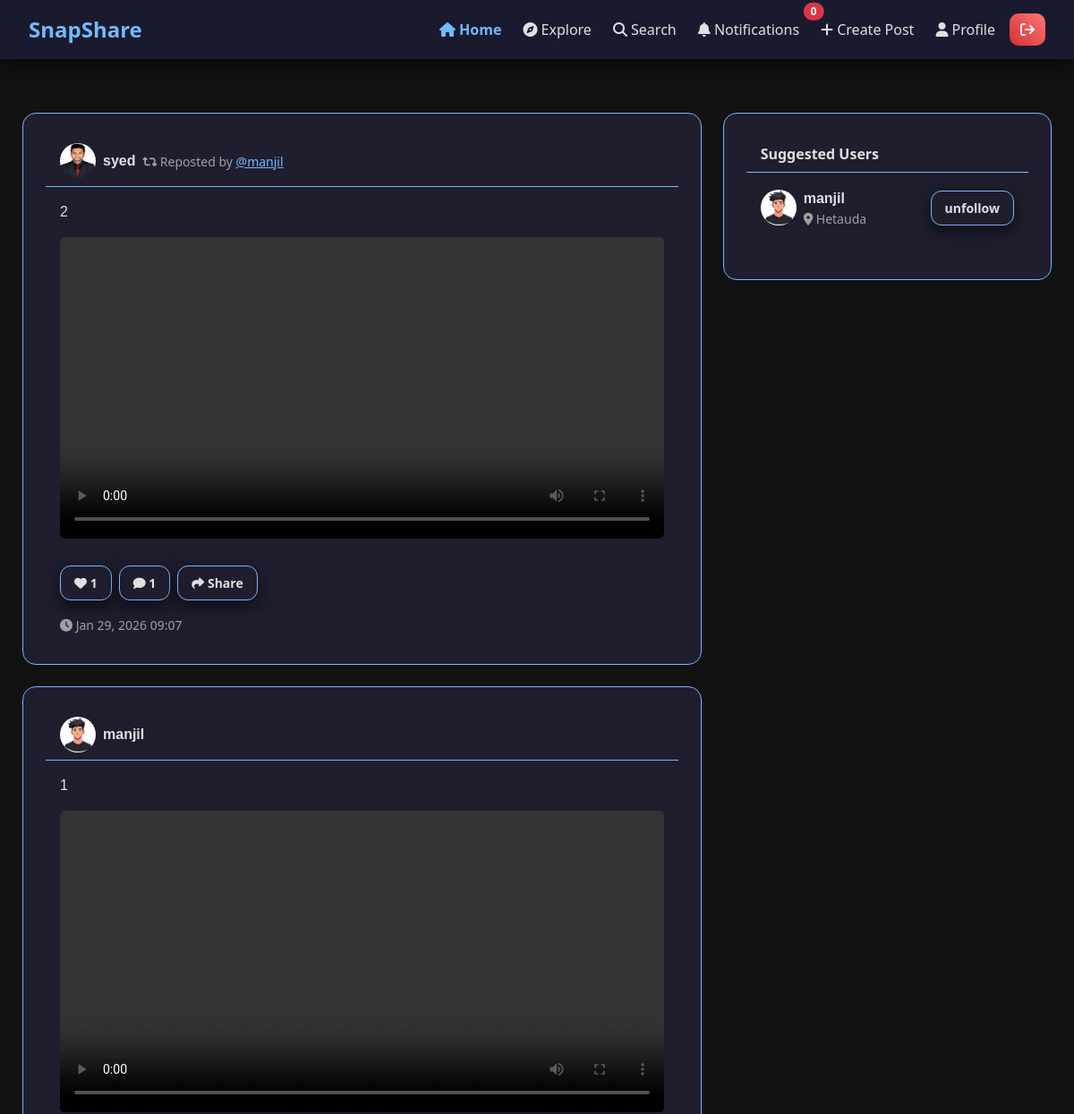
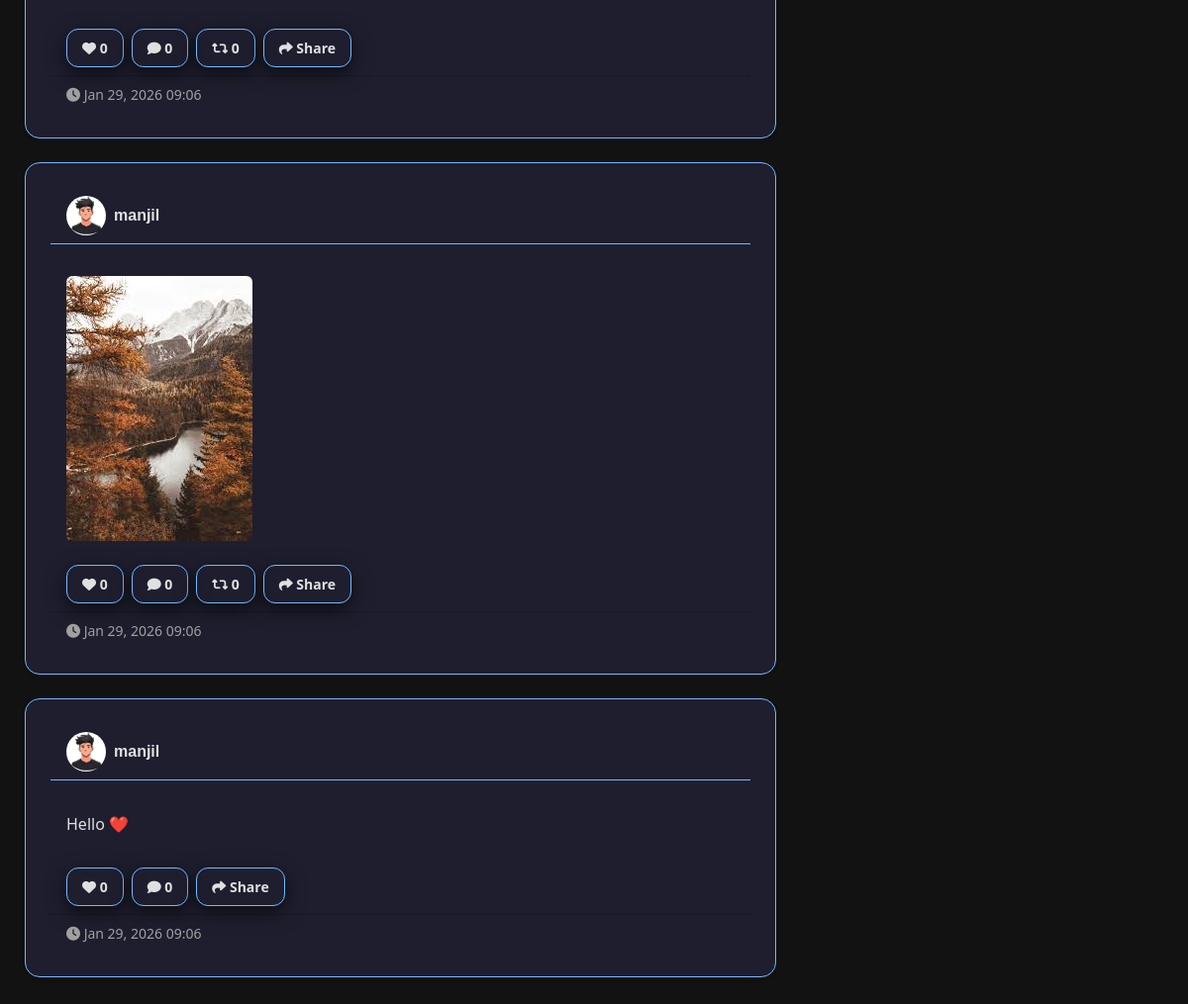
Screenshot of / (signed in) with the database file from the repository (2 pictures, top to bottom).
### userauth/models.py (models this page shows, shortened)
class Post(models.Model):
    POST_TYPES = (
        ('text', 'Text'),
        ('image', 'Image'),
        ('video', 'Video'),
    )
    id = models.UUIDField(primary_key=True, default=uuid.uuid4, editable=False)
    user = models.ForeignKey(User, on_delete=models.CASCADE)
    caption = models.TextField(blank=True)
    text_content = models.TextField(blank=True, null=True)
    image = models.ImageField(upload_to='post_images/', blank=True, null=True)
    video = models.FileField(upload_to='post_videos/', blank=True, null=True)
    post_type = models.CharField(max_length=10, choices=POST_TYPES, default='text')
    allow_repost = models.BooleanField(default=True)
    no_of_likes = models.IntegerField(default=0)
    no_of_comments = models.IntegerField(default=0)
    no_of_reposts = models.IntegerField(default=0)
    created_at = models.DateTimeField(auto_now_add=True)
    is_active = models.BooleanField(default=True)
    def liked_by_user(self, user):
        return LikePost.objects.filter(post=self, user=user).exists()
    def comments_count(self):
        return self.comments.count()
    def reposted_by_user(self, user):
        return self.reposts.filter(user=user).exists()

class Profile(models.Model):
    user = models.OneToOneField(User, on_delete=models.CASCADE)
    bio = models.TextField(blank=True,default='')
    fb = models.CharField(max_length=100, blank=True,default='')
    insta = models.CharField(max_length=100, blank=True,default='')
    twitter = models.CharField(max_length=100, blank=True,default='')
    linkedin = models.CharField(max_length=100, blank=True,default='')
    profileimg = models.ImageField(upload_to='profile_images',default='blank-profile-picture.png')
    location = models.CharField(max_length=100, blank=True,default='')
    is_completed = models.BooleanField(default=False)

class PostImage(models.Model):
    post = models.ForeignKey(Post, on_delete=models.CASCADE, related_name='images')
    image = models.ImageField(upload_to='post_images/')
    is_active = models.BooleanField(default=True)

### userauth/views.py (the view)
# urls.py: 2. Add a URL to urlpatterns:  path('', views.home, name='home')
@login_required(login_url='/login/')
def home(request):
    profile, created = Profile.objects.get_or_create(user=request.user)
    following_user_ids = Followers.objects.filter(
        follower=request.user
    ).values_list('user_id', flat=True)
    following_users = User.objects.filter(id__in=following_user_ids)
    posts = Post.objects.filter(user__in=following_users, is_active=True).prefetch_related(
        Prefetch('images', queryset=PostImage.objects.filter(is_active=True))
    ).order_by('-created_at')
    for post in posts:
            if post.images.exists():
                active_images = post.images.filter(is_active=True)
            elif post.image:
                class DummyImage:
                    def __init__(self, image):
                        self.image = image
                active_images = [DummyImage(post.image)]
            else:
                active_images = []
            post.active_images = active_images
            post.first_active_image = active_images[0] if active_images else None
            post.has_images = bool(active_images)
            post.text_content = post.text_content or ""
            post.caption = post.caption or ""
            post.liked = post.liked_by_user(request.user)
            post.comment_count = post.comments_count()
            post.reposted = post.reposted_by_user(request.user)
    reposts = Repost.objects.filter(user__in=following_users,original_post__is_active=True).select_related('original_post')
    reposts_as_posts = []
    for r in reposts:
        original_post = r.original_post
        active_images = original_post.images.filter(is_active=True)
        original_post.active_images = active_images
        original_post.first_active_image = active_images.first() if active_images.exists() else None
        original_post.has_images = active_images.exists()
        p = deepcopy(original_post)
        p.is_repost = True
        p.reposted_by = r.user
        p.repost_of = original_post
        p.no_of_reposts = original_post.reposts.filter(original_post__is_active=True).count()
        reposts_as_posts.append(p)
    from itertools import chain
    feed_items = sorted(
        chain(posts, reposts_as_posts),
        key=lambda x: x.created_at,
        reverse=True
    )
    comments = Comments.objects.all()
    suggested_users = User.objects.filter(
        profile__location=profile.location
    ).exclude(
        id=request.user.id
    ).exclude(
        is_staff=True
    )[:5]
    for p in feed_items:
        p.liked = LikePost.objects.filter(
            post=p,
            user=request.user
        ).exists()
        p.comment_count = Comments.objects.filter(
            post=p
        ).count()
        p.reposted = Repost.objects.filter(original_post=p, user=request.user).exists()
        p.commented = Comments.objects.filter(
            post=p,
            user=request.user
        ).exists()
    for u in suggested_users:
        if Followers.objects.filter(
            follower=request.user,
            user=u
        ).exists():
            u.follow_status = "unfollow"
        else:
            u.follow_status = "follow"
    context = {
        "page": "Home",
        "profile": profile,
        "posts": posts,
        "feed_items": feed_items,
        "comments": comments,
        "suggested_users": suggested_users,
    }
    return render(request, 'home.html', context)

### userauth/context_processors.py (called while the page is built)
def notifications(request):
    unread_count = 0
    unread_notifications = []
    if request.user.is_authenticated:
        unread_notifications = request.user.notifications.filter(read=False).order_by('-created_at')[:10]
        unread_count = unread_notifications.count()
    return {
        'unread_notifications': unread_notifications,
        'unread_count': unread_count
    }

### userauth/templates/home.html (shortened to what this page needs)
{% extends 'base.html' %}
{% block content %}
<div class="mt-4">
  <div class="row">
    <div class="col-12 col-md-8">
      {% for pos in feed_items %}
      <div class="card shadow-sm mb-4">
        <div class="card-header d-flex align-items-center">
          <img src="{{ pos.user.profile.profileimg.url }}" class="rounded-circle me-2" width="40" height="40">
          <a href="/profile/{{ pos.user.username }}" class="fw-bold text-decoration-none text">
            {{ pos.user.username }}
          </a>
          {% if pos.is_repost %}
          <small class="ms-2 text-footer">
            <i class="fa-solid fa-retweet"></i>
            Reposted by <a href="/profile/{{ pos.reposted_by.username }}">@{{ pos.reposted_by.username }}</a>
          </small>
          {% endif %}
        </div>
        <div class="card-body">
          <p class="text">{{ pos.caption }}</p>
          {% with post_to_show=pos.repost_of|default:pos %}
          {% if post_to_show.has_images %}
          {% if post_to_show.active_images|length > 1 %}
          <div id="carousel{{ pos.id }}" class="carousel slide mb-2" data-bs-ride="carousel">
            <div class="carousel-inner">
              {% for img in post_to_show.active_images %}
              <div class="carousel-item {% if forloop.first %}active{% endif %}">
                <img src="{{ img.image.url }}" class="d-block w-100 rounded">
              </div>
              {% endfor %}
            </div>
            <button class="carousel-control-prev" type="button" data-bs-target="#carousel{{ pos.id }}"
              data-bs-slide="prev">
              <span class="carousel-control-prev-icon" aria-hidden="true" style="background-color: #74b9ff;"></span>
              <span class="visually-hidden">Previous</span>
            </button>
            <button class="carousel-control-next" type="button" data-bs-target="#carousel{{ pos.id }}"
              data-bs-slide="next">
              <span class="carousel-control-next-icon" aria-hidden="true" style="background-color: #74b9ff;"></span>
              <span class="visually-hidden">Next</span>
            </button>
          </div>
          {% else %}
          <img src="{{ post_to_show.first_active_image.image.url }}" class="img-fluid rounded mb-2">
          {% endif %}
          {% endif %}
          {% if post_to_show.video %}
          <video class="w-100 rounded mb-2" autoplay loop controls>
            <source src="{{ post_to_show.video.url }}">
          </video>
          {% endif %}
          {% if post_to_show.text_content %}
          <p>{{ post_to_show.text_content }}</p>
          {% endif %}
          {% endwith %}
        </div>
        <div class="d-flex gap-2 px-3 pb-2">
          <a href="/like-post?post_id={{ pos.id }}"
            class="btn btn-sm {% if pos.liked %}btn-primary{% else %}btn-outline-primary{% endif %}">
            <i class="fa-solid fa-heart"></i> {{ pos.no_of_likes }}
          </a>
          <button class="btn btn-sm btn-outline-primary" data-bs-toggle="collapse"
            data-bs-target="#comment{{ pos.id }}">
            <i class="fa-solid fa-comment"></i> {{ pos.comment_count }}
          </button>
          {% if pos.allow_repost and not pos.repost_of %}
          <a href="{% url 'repost' pos.id %}"
            class="btn btn-sm {% if pos.reposted %}btn-primary{% else %}btn-outline-primary{% endif %}">
            <i class="fa-solid fa-retweet"></i> {{ pos.no_of_reposts }}
          </a>
          {% endif %}
          <button class="btn btn-sm btn-outline-primary"
            onclick="sharePost('{{ request.build_absolute_uri }}/post/{{ pos.id }}')">
            <i class="fa-solid fa-share"></i> Share
          </button>
        </div>
        <div class="card-footer text-footer small">
          <i class="fa-solid fa-clock"></i> {{ pos.created_at|date:"M d, Y H:i" }}
        </div>
      </div>
      {% empty %}
      <div class="text-center">
        <h4>Welcome {{ user.username }} 👋</h4>
        <p>No posts yet. <a href="/create_post/">Create one</a></p>
      </div>
      {% endfor %}
    </div>
    <div class="col-12 col-md-4">
      <div class="card shadow-sm">
        <div class="card-header"><strong>Suggested Users</strong></div>
        <div class="card-body">
          {% for user in suggested_users %}
          <div class="d-flex justify-content-between align-items-center mb-3">
            <div class="d-flex align-items-center">
              <img src="{{ user.profile.profileimg.url }}" class="rounded-circle me-2" width="40" height="40">
              <div>
                <a href="/profile/{{ user.username }}" class="fw-bold text-decoration-none text">{{ user.username }}</a>
                <small class="text-footer d-block"><i class="fa-solid fa-location-dot"></i> {{ user.profile.location   }}</small>
              </div>
            </div>
            {% if request.user.username != user.username %}
            <form method="POST" action="/follow/">
              <button
                class="btn btn-sm {% if user.follow_status == 'follow' %}btn-primary{% else %}btn-outline-primary{% endif %}">{{ user.follow_status }}</button>
            </form>
            {% else %}
            <button class="btn btn-sm btn-secondary" disabled>It's You</button>
            {% endif %}
          </div>
          {% empty %}
          <p class="text-footer">No suggestions</p>
          {% endfor %}
        </div>
      </div>
    </div>
  </div>
</div>
{% endblock %}

### userauth/templates/base.html (shortened to what this page needs)
<!DOCTYPE html>
<html lang="en">
<head>
  <link href="https://cdn.jsdelivr.net/npm/bootstrap@5.3.2/dist/css/bootstrap.min.css" rel="stylesheet">
  <link href="https://cdnjs.cloudflare.com/ajax/libs/font-awesome/6.4.0/css/all.min.css" rel="stylesheet">
  {% load static %}
  <link rel="stylesheet" href="{% static 'style.css' %}">
</head>
<body class="light-mode">
  <nav class="navbar navbar-expand-lg fixed-top bg-light">
    <div class="container-fluid">
      <a class="navbar-brand fw-bold logo" href="/">SnapShare</a>
      <div class="collapse navbar-collapse" id="navbarNav">
        <ul class="navbar-nav ms-auto align-items-center">
          {% if user.is_authenticated %}
          <li class="nav-item">
            <a class="nav-link me-2 {% if request.path == '/' %}active{% endif %}" href="/">
              <i class="fa-solid fa-house"></i> Home
            </a>
          </li>
          <li class="nav-item">
            <a class="nav-link me-2 {% if request.path == '/explore/' %}active{% endif %}" href="/explore/">
              <i class="fa-solid fa-compass"></i> Explore
            </a>
          </li>
          <li class="nav-item">
            <a class="nav-link me-2 {% if request.path == '/search/' %}active{% endif %}" href="/search/">
              <i class="fa-solid fa-magnifying-glass"></i> Search
            </a>
          </li>
          <li class="nav-item dropdown position-relative">
            <a class="nav-link me-2 {% if request.path == '/notifications/' %}active{% endif %}" href="/notifications/"
              id="notifBell">
              <i class="fa-solid fa-bell"></i>
              <span id="notifCount"
                class="position-absolute top-0 start-100 translate-middle badge rounded-pill bg-danger">
                {{ unread_count }}
              </span>
              Notifications
            </a>
          </li>
          <li class="nav-item">
            <a class="nav-link me-2 " href="/create_post/">
              <i class="fa-solid fa-plus"></i> Create Post
            </a>
          </li>
          <li class="nav-item">
          <li class="nav-item"> <a
              class="nav-link me-2 {% if request.resolver_match.url_name == 'profile' %}active{% endif %}"
              href="/profile/{{ user.username }}/"> <i class="fa-solid fa-user"></i> Profile </a> </li>
          <li class="nav-item">
            <a href="/logout/" class="btn btn-danger">
              <i class="fa-solid fa-arrow-right-from-bracket"></i>
            </a>
          </li>
          {% endif %}
        </ul>
      </div>
    </div>
  </nav>
  <div id="toast-container" class="position-fixed top-0 end-0 p-3" style="z-index: 2000;"></div>
  <main class="main mt-5 pt-4">
    {% block content %}
    {% endblock %}
  </main>
</body>
</html>

### userauth/static/style.css (style rules this page uses)
:root { --bg: #121212; --text: #e0e0e0; --card-bg: #1e1e2f; --navbar-bg: #1a1a2e; --footer-bg: #1a1a2e; --link: #74b9ff; --link-hover: #74b9ff; --btn-primary-gradient: linear-gradient(45deg, #6c5ce7, #a29bfe); --btn-secondary-gradient: linear-gradient(45deg, #00b894, #55efc4); --btn-danger-gradient: linear-gradient(45deg, #d63031, #ff7675); --alert-success-bg: #2d3436; --alert-success-text: #00b894; --alert-danger-bg: #2d3436; --alert-danger-text: #d63031; --alert-info-bg: #2d3436; --alert-info-text: #74b9ff; --alert-warning-bg: #2d3436; --alert-warning-text: #fdcb6e; --shadow: 0 6px 20px rgba(0, 0, 0, 0.6); }
body { font-family: 'Segoe UI', Tahoma, Geneva, Verdana, sans-serif; background-color: var(--bg); color: var(--text); transition: all 0.3s ease; min-height: 100vh; display: flex; flex-direction: column; margin: 0; padding: 0; padding-top: 30px; }
main { flex-grow: 1; padding: 25px; }
a, .nav-link, .form-link { color: var(--link); transition: color 0.3s; }
.navbar { background-color: var(--navbar-bg) !important; box-shadow: var(--shadow); transition: all 0.3s ease; padding: 10px 20px; }
.navbar .nav-link { font-weight: 500; margin-right: 10px; color: var(--text) !important; }
.navbar .btn-danger { background: var(--btn-danger-gradient); border: none; color: #fff; font-weight: bold; border-radius: 10px; transition: all 0.3s; }
.nav-link.active { font-weight: bold; color: var(--link-hover) !important; }
.logo { color: var(--link); font-size: 24px; }
.text { color: var(--text); font-family: 'Gill Sans', 'Gill Sans MT', Calibri, 'Trebuchet MS', sans-serif }
.text-footer { color: #a0a0a0; }
.container, .card, .post-card, .profile-card { border: 1px solid #74b9ff; background-color: var(--card-bg); color: var(--text); border-radius: 15px; padding: 25px; box-shadow: var(--shadow); transition: all 0.3s ease; }
.card-header { border-bottom: 1px solid #74b9ff; }
.btn-outline-primary { color: var(--text); font-weight: bold; border: 1px solid #74b9ff; border-radius: 12px; padding: 8px 15px; transition: all 0.3s ease; box-shadow: var(--shadow); background-color: transparent; }

### rows the page displays
Post: user.profile.profileimg (picture), user.username "syed", reposted_by.username "manjil", caption "2", no_of_likes "1", comment_count "1", created_at "Jan 29, 2026 09:07"
Post: user.profile.profileimg (picture), user.username "manjil", caption "1", no_of_likes "0", comment_count "0", no_of_reposts "0", created_at "Jan 29, 2026 09:06"
Post: user.profile.profileimg (picture), user.username "manjil", first_active_image.image (picture), no_of_likes "0", comment_count "0", no_of_reposts "0", created_at "Jan 29, 2026 09:06"
Post: user.profile.profileimg (picture), user.username "manjil", text_content "Hello ❤️", no_of_likes "0", comment_count "0", created_at "Jan 29, 2026 09:06"

### other values shown
{{ unread_count }} "0"
{{ user.username }} "manjil"
{{ user.profile.location }} "Hetauda"
{{ user.follow_status }} "unfollow"
